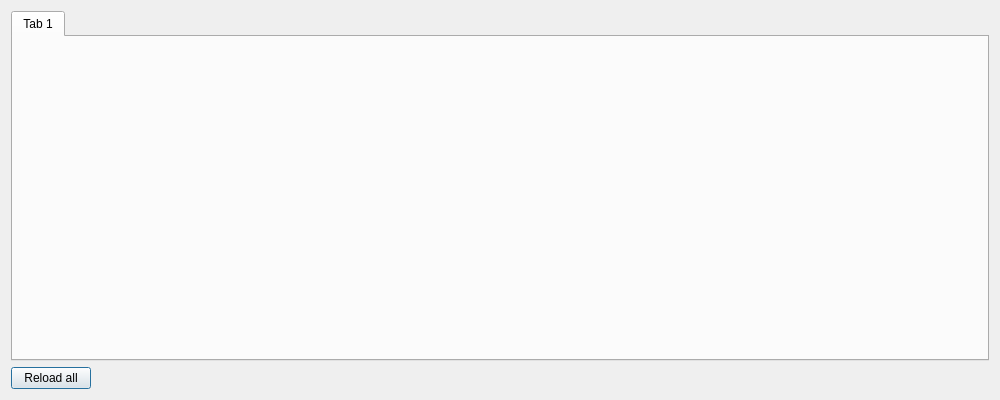
<?xml version="1.0" encoding="UTF-8"?>
<ui version="4.0">
 <class>ZMixerWindow</class>
 <widget class="QDialog" name="ZMixerWindow">
  <property name="geometry">
   <rect>
    <x>0</x>
    <y>0</y>
    <width>1000</width>
    <height>400</height>
   </rect>
  </property>
  <property name="windowTitle">
   <string>ALSA Mixer</string>
  </property>
  <layout class="QVBoxLayout" name="verticalLayout">
   <item>
    <widget class="QTabWidget" name="tabWidget">
     <property name="currentIndex">
      <number>0</number>
     </property>
     <widget class="QWidget" name="tab">
      <attribute name="title">
       <string>Tab 1</string>
      </attribute>
     </widget>
    </widget>
   </item>
   <item>
    <layout class="QHBoxLayout" name="horizontalLayout">
     <item>
      <widget class="QPushButton" name="btnReloadAll">
       <property name="text">
        <string>Reload all</string>
       </property>
      </widget>
     </item>
     <item>
      <spacer name="horizontalSpacer">
       <property name="orientation">
        <enum>Qt::Horizontal</enum>
       </property>
       <property name="sizeHint" stdset="0">
        <size>
         <width>40</width>
         <height>20</height>
        </size>
       </property>
      </spacer>
     </item>
    </layout>
   </item>
  </layout>
 </widget>
 <resources/>
 <connections/>
</ui>
